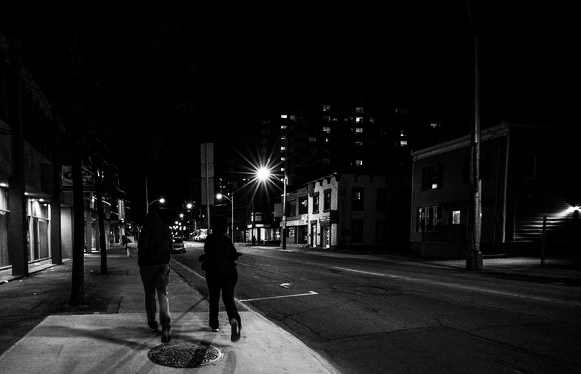
#> input picture PE05-input.jpg, 581 x 374 px
$ python abc.py
#> lines starting #> are read from the running program, lines starting #| are printed output that depends on the picture
from PIL import Image, ImageOps, ImageFilter, ImageEnhance

def main():
    # Open the input image
    img = Image.open("PE05-input.jpg")
#> img is the input picture: PIL image 581x374 RGB; min 0, max 255, mean 24.5

    # ----------------------------
    # Part 1: Image Enhancement
    # ----------------------------
    #
    # 1. Histogram Equalization:
    # This step redistributes image intensities to improve the contrast.
    # We use ImageOps.equalize() to perform this operation.
    img_equalized = ImageOps.equalize(img)
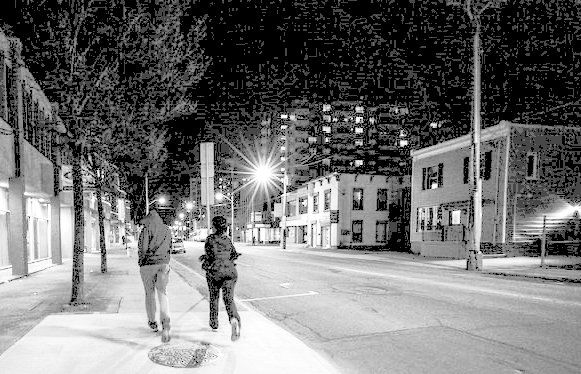
#> img_equalized: PIL image 581x374 RGB; min 0, max 255, mean 113.5
    # Save the histogram equalized image (for inspection)
    img_equalized.save("PE05_output_equalized.jpg")

    # 2. Unsharp Masking:
    # This filter enhances edges by subtracting a blurred version of the image.
    # We adjust parameters (radius, percent, threshold) to get a cleaner image.
    img_unsharp = img_equalized.filter(ImageFilter.UnsharpMask(radius=2, percent=150, threshold=3))
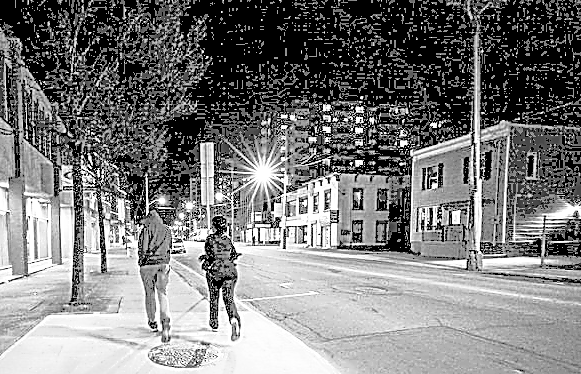
#> img_unsharp: PIL image 581x374 RGB; min 0, max 255, mean 123
    # Save the final enhanced output image
    img_unsharp.save("PE05_output_unsharp.jpg")

    # ----------------------------
    # Part 2: Questions & Answers
    # ----------------------------
    #
    # After improving the image quality, observe the output image (PE05_output_unsharp.jpg)
    # and answer the following questions:
    #
    # 1. How many people do you see in the output image?
    #    Answer: 3 people
    #
    # 2. How many trees can you identify?
    #    Answer: 5 trees
    #
    # 3. How many windows can you identify on the 2nd floor of the first building (labelled as "1")
    #    on the right-hand side of the road?
    #    Answer: 4 windows
    #
    # 4. How many windows can you identify in the second building (labeled as "2") on the right-hand side
    #    of the road facing you?
    #    Answer: 3 windows
    #
    # NOTE:
    # These answers have been determined by visually inspecting the enhanced image.
    # You are encouraged to adjust the enhancement parameters if needed, as the clarity of the image
    # might affect the count.

if __name__ == "__main__":
    main()
